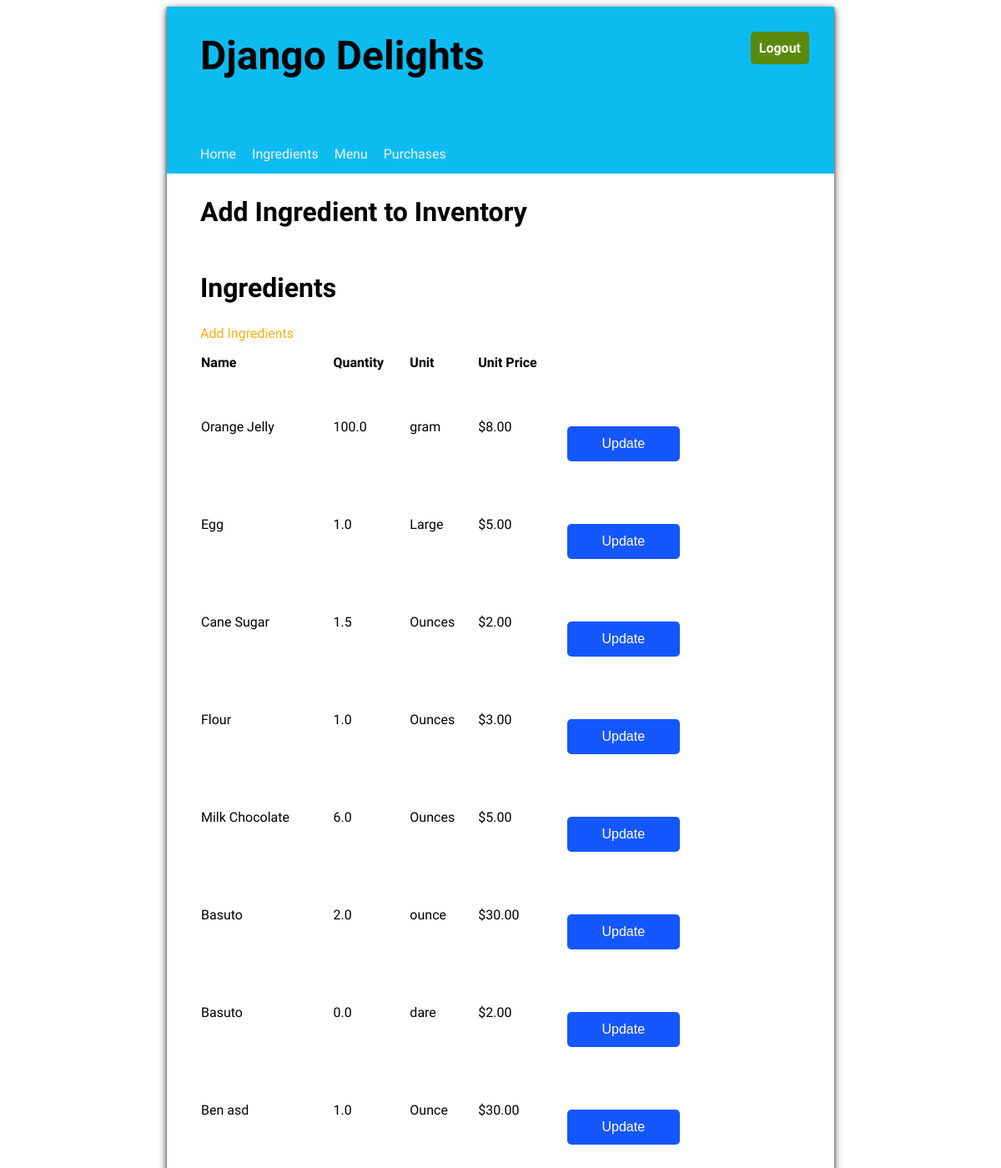
The app's page /ingredient/list (signed in) with its own data.
### inventory/models.py (models this page shows, shortened)
class Ingredient(models.Model):
    name = models.CharField(max_length=100)
    quantity = models.FloatField(default=1)
    unit = models.CharField(max_length= 100)
    unit_price = models.FloatField(default = 0.00)

### inventory/views.py (the view)
# urls.py: path("ingredient/list", views.IngredientList.as_view(), name = "ingredientlist"),
class IngredientList(LoginRequiredMixin, ListView):
    model = Ingredient
    template_name = "ingredient_list.html"

### inventory/templates/inventory/ingredient_list.html
{% extends 'base.html' %}
{% load static %}
{% block content %}
    <h2>Add Ingredient to Inventory</h2>
    <div>
        <h2>Ingredients</h2>
        <a href = "{% url 'createingredient' %}">Add Ingredients</a>
        <table class="inventory-table">
            <thead>
                <tr>
                    <th>Name</th>
                    <th>Quantity</th>
                    <th>Unit</th>
                    <th>Unit Price</th>
                </tr>
            </thead>
            <tbody>
            {% for ingredient in ingredient_list %}
                <tr>
                    <td>{{ ingredient.name }}</td>
                    <td>{{ ingredient.quantity }}</td>
                    <td>{{ ingredient.unit }}</td>
                    <td class="price">${{ ingredient.unit_price|stringformat:".2f" }}</td>
                    <td><a href="{% url 'updateingredient' ingredient.id %}"><button>Update</button></a></td>
                </tr>
            {% endfor %}
            </tbody>
        </table>
    </div>
{% endblock %}

### inventory/static/inventory/style.css (style rules this page uses)
body { font-family: 'Oxygen', sans-serif; }
main h2 { font-size: 2em; }
input[type=submit], button { border: 0px; width: 100%; background-color: #1557FF; border-radius: 5px; color: white; margin: 8px 0; padding: 12px 20px; font-size: 1em; margin-top: 50px; }
main table { text-align: left; border-collapse: separate; border-spacing: 0 15px; width: 80%; }
a { text-decoration: none; color: #ffad15; }

### records on screen
Ingredient: name "Orange Jelly", quantity "100.0", unit "gram", unit_price "8.00"
Ingredient: name "Egg", quantity "1.0", unit "Large", unit_price "5.00"
Ingredient: name "Cane Sugar", quantity "1.5", unit "Ounces", unit_price "2.00"
Ingredient: name "Flour", quantity "1.0", unit "Ounces", unit_price "3.00"
Ingredient: name "Milk Chocolate", quantity "6.0", unit "Ounces", unit_price "5.00"
Ingredient: name "Basuto", quantity "2.0", unit "ounce", unit_price "30.00"
Ingredient: name "Basuto", quantity "0.0", unit "dare", unit_price "2.00"
Ingredient: name "Ben asd", quantity "1.0", unit "Ounce", unit_price "30.00"
